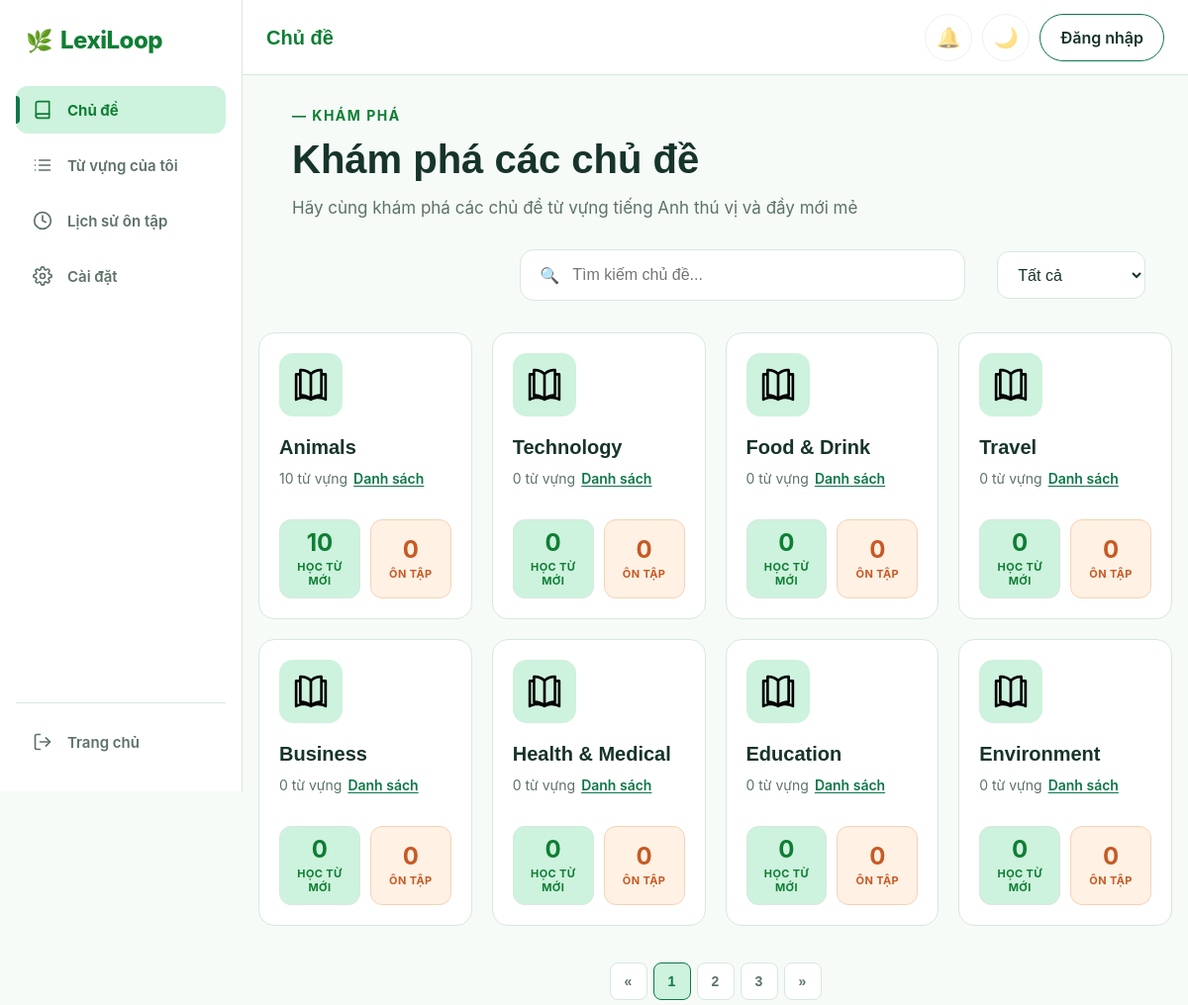
The app's page /pages/main/B_DanhSachChuDe.php with its own data.
### tables this page shows
CREATE TABLE `Topics` (
    `topicID` int NOT NULL,
    `topicName` varchar(100) NOT NULL,
    `topicDescription` text,
    `category` varchar(20) NOT NULL DEFAULT 'common',
    `created_by` int DEFAULT NULL,
    `topicCreated_at` datetime DEFAULT CURRENT_TIMESTAMP
);

### pages/main/B_DanhSachChuDe.php (the view, shortened to what this page needs)
<?php
require_once($_SERVER['DOCUMENT_ROOT'] . "/Connect.php");
$isLoggedIn = isset($_SESSION['user_id']);
$sql = "SELECT
        t.topicID,
        t.topicName,
        t.topicDescription,
        t.category,
        COUNT(v.id) AS word_count
    FROM Topics t
    LEFT JOIN vocabulary v
        ON t.topicID = v.topic_id
    GROUP BY
        t.topicID,
        t.topicName,
        t.topicDescription,
        t.category
    ORDER BY t.topicID ASC
";
$result = mysqli_query($link, $sql);
?>
<!DOCTYPE html>
<html lang="vi">
<head>
    <link rel="stylesheet" type="text/css" href="../../CSS/Style.css">
    <link rel="stylesheet" type="text/css" href="../../CSS/B_DanhSachChuDe.css">
    <link rel="stylesheet" href="../../CSS/topheader.css">
    <link rel="stylesheet" type="text/css" href="../../CSS/responsive.css">
    <link rel="stylesheet" href="../../CSS/auth-required.css">
</head>
<body>
    <?php
    if ($isLoggedIn) {
        include '../../includes/sidebar_user.php';
    } else {
        include '../../includes/sidebar_guest.php';
    }
    ?>
    <main class="page-content">
        <?php
        $headerTitle = 'Chủ đề';
        include '../../includes/topheader.php';
        ?>
        <section class="topics-header">
            <div class="topics-header-content">
                <span class="topics-eyebrow">
                    — KHÁM PHÁ
                </span>
                <h1>Khám phá các chủ đề </h1>
                <p>
                    Hãy cùng khám phá các chủ đề từ vựng tiếng Anh thú vị và đầy mới mẻ
                </p>
            </div>
            <div class="topics-toolbar">
                <div class="topics-search">
                    <span class="search-icon" aria-hidden="true">🔍</span>
                    <input type="search" id="topic-search" name="topic-search" class="search-input"
                        placeholder="Tìm kiếm chủ đề...">
                </div>
                <div class="topic-filter">
                    <select id="topic-filter" name="topic-filter">
                        <option value="all">Tất cả</option>
                    </select>
                </div>
            </div>
        </section>
        <section class="topic-section">
            <div class="topic-list">
                <?php while ($topic = mysqli_fetch_assoc($result)): ?>
                    <article
                        class="topic-card"
                        data-category="<?= htmlspecialchars($topic['category']) ?>">
                        <div class="topic-icon">
                            <img
                                src="../../assets/icons/book-open-svgrepo-com.svg"
                                alt="book">
                        </div>
                        <div class="topic-content">
                            <h3 class="topic-title">
                                <?= htmlspecialchars($topic['topicName']) ?>
                            </h3>
                            <div class="topic-meta">
                                <span class="topic-count">
                                    <?= $topic['word_count'] ?> từ vựng
                                </span>
                                <a
                                    class="topic-list-link"
                                    href="./B_DanhSachTuVung.php?topicID=<?= $topic['topicID'] ?>">
                                    Danh sách
                                </a>
                            </div>
                            <div class="topic-actions">
                                <a
                                    class="topic-action topic-action-learn"
                                    href="<?= $isLoggedIn
                                                ? '../user/C_HocFlashcard.php?topic_id=' . (int) $topic['topicID']
                                                : '../auth/A_DangNhap.php' ?>"
                                    <?php if (!$isLoggedIn): ?>
                                    data-requires-auth
                                    data-feature-title=""
                                    data-feature-benefits="Lưu tiến độ học tập|Tạo lịch ôn SRS cá nhân|Theo dõi kết quả từng chủ đề"
                                    <?php endif; ?>>
                                    <span class="topic-action-number">
                                        <?= $topic['word_count'] ?>
                                    </span>
                                    <span class="topic-action-label">
                                        HỌC TỪ MỚI
                                    </span>
                                </a>
                                <a
                                    class="topic-action topic-action-review"
                                    href="<?= $isLoggedIn
                                                ? '../user/C_HocFlashcard.php?mode=review'
                                                : '../auth/A_DangNhap.php' ?>"
                                    <?php if (!$isLoggedIn): ?>
                                    data-requires-auth
                                    data-feature-title=""
                                    data-feature-benefits="Ôn từ đến hạn theo lịch SRS|Lưu kết quả ôn tập|Cải thiện trí nhớ lâu dài"
                                    <?php endif; ?>>
                                    <span class="topic-action-number">
                                        0
                                    </span>
                                    <span class="topic-action-label">
                                        ÔN TẬP
                                    </span>
                                </a>
                            </div>
                        </div>
                    </article>
                <?php endwhile; ?>
            </div>
            <nav class="pagination" aria-label="Phân trang danh sách chủ đề">
            </nav>
        </section>
    </main>
</body>
</html>

### includes/sidebar_guest.php (shortened to what this page needs)
<?php
$currentPage = basename($_SERVER['PHP_SELF']);
function isSidebarActive(string $pageName, string $currentPage): string
{
    return $pageName === $currentPage ? 'active' : '';
}
?>
<aside class="sidebar">
    <a href="../main/B_homepage.html" class="sidebar-logo">
        <span class="logo-badge" aria-hidden="true">🌿</span>
        <span>LexiLoop</span>
    </a>
    <nav class="sidebar-nav" aria-label="Điều hướng người dùng">
        <a
            href="../main/B_DanhSachChuDe.php"
            class="sidebar-link <?= isSidebarActive('B_DanhSachChuDe.php', $currentPage) ?>">
            <span class="sidebar-icon" aria-hidden="true">
                <svg width="20" height="20" viewBox="0 0 24 24" fill="none"
                    stroke="currentColor" stroke-width="2"
                    stroke-linecap="round" stroke-linejoin="round">
                    <path d="M4 19.5A2.5 2.5 0 0 1 6.5 17H20"></path>
                    <path d="M6.5 2H20v20H6.5A2.5 2.5 0 0 1 4 19.5v-15A2.5 2.5 0 0 1 6.5 2z"></path>
                </svg>
            </span>
            <span>Chủ đề</span>
        </a>
        <a
            href="../user/C_Tuvungcuatoi.php"
            class="sidebar-link <?= isSidebarActive('C_Tuvungcuatoi.php', $currentPage) ?>">
            <span class="sidebar-icon" aria-hidden="true">
            </span>
            <span>Từ vựng của tôi</span>
        </a>
        <a
            href="../user/C_Lichsuontap.php"
            class="sidebar-link <?= isSidebarActive('C_Lichsuontap.php', $currentPage) ?>">
            <span class="sidebar-icon" aria-hidden="true">
                <svg width="20" height="20" viewBox="0 0 24 24" fill="none"
                    stroke="currentColor" stroke-width="2"
                    stroke-linecap="round" stroke-linejoin="round">
                    <circle cx="12" cy="12" r="10"></circle>
                    <polyline points="12 6 12 12 16 14"></polyline>
                </svg>
            </span>
            <span>Lịch sử ôn tập</span>
        </a>
        <a
            href="../auth/A_caidattaikhoan.php"
            class="sidebar-link <?= isSidebarActive('A_caidattaikhoan.php', $currentPage) ?>">
            <span class="sidebar-icon" aria-hidden="true">
            </span>
            <span>Cài đặt</span>
        </a>
    </nav>
    <div class="sidebar-bottom">
        <a href="../main/B_homepage.html" class="sidebar-link sidebar-logout">
            <span class="sidebar-icon" aria-hidden="true">
                <svg width="20" height="20" viewBox="0 0 24 24" fill="none"
                    stroke="currentColor" stroke-width="2"
                    stroke-linecap="round" stroke-linejoin="round">
                    <path d="M9 21H5a2 2 0 0 1-2-2V5a2 2 0 0 1 2-2h4"></path>
                    <polyline points="16 17 21 12 16 7"></polyline>
                    <line x1="21" y1="12" x2="9" y2="12"></line>
                </svg>
            </span>
            <span>Trang chủ</span>
        </a>
    </div>
</aside>

### includes/topheader.php (shortened to what this page needs)
<?php
$headerTitle = $headerTitle ?? '';
$isLoggedIn = isset($_SESSION['user_id']);
$headerUserName = $_SESSION['full_name'] ?? 'Người dùng';
$headerInitials = '';
foreach (explode(' ', trim($headerUserName)) as $namePart) {
    if ($namePart !== '') {
        $headerInitials .= strtoupper(substr($namePart, 0, 1));
    }
}
$headerInitials = substr($headerInitials, 0, 2);
?>
<header class="top-header">
    <div class="top-header-start">
        <div class="top-header-context">
            <?php if ($headerTitle !== ''): ?>
                <h1 class="top-header-title">
                    <?= htmlspecialchars($headerTitle) ?>
                </h1>
            <?php endif; ?>
        </div>
    </div>
    <div class="top-header-act">
        <button
            class="top-header-btn"
            type="button"
            aria-label="Thông báo đang phát triển"
            title="Đang phát triển"
            disabled>
            🔔
        </button>
        <button
            class="top-header-btn"
            type="button"
            aria-label="Chế độ sáng tối đang phát triển"
            title="Đang phát triển"
            disabled>
            🌙
        </button>
        <?php if ($isLoggedIn): ?>
            <details class="top-header-account">
                <summary class="top-header-account-summary">
                    <span class="top-header-avatar" aria-hidden="true">
                        <?= htmlspecialchars($headerInitials) ?>
                    </span>
                    <span class="top-header-user-name">
                        <?= htmlspecialchars($headerUserName) ?>
                    </span>
                </summary>
                <nav class="top-header-account-menu" aria-label="Tài khoản">
                    <a href="../user/C_Hosocanhan.php">Hồ sơ</a>
                    <a href="../auth/A_Caidattaikhoan.php">Cài đặt</a>
                    <a
                        href="../auth/A_DangXuat.php"
                        data-action="logout">
                        Đăng xuất
                    </a>
                </nav>
            </details>
        <?php else: ?>
            <a href="../auth/A_DangNhap.php" class="login-btn">
                Đăng nhập
            </a>
        <?php endif; ?>
    </div>
</header>

### CSS/Style.css (style rules this page uses)
*, *::before, *::after { box-sizing: border-box; }
:root { --color-primary: #0e7748; --color-primary-dark: #0f7e34; --color-primary-light: #cdf2dd; --color-accent: #2563eb; --color-accent-dark: #1d4ed8; --color-accent-light: #eff6ff; --color-warning: #b45309; --color-warning-light: #fff7ed; --color-success: #15803d; --color-danger: #c2413b; --color-danger-light: #fef2f2; --color-background: #f6fbf8; --color-surface: #ffffff; --color-white: #ffffff; --color-border: #d7e8df; --color-text: #17342a; --color-text-muted: #5d7268; --sidebar-width: 245px; --sidebar-width-collapsed: 76px; }
h1 { font-family: Arial, sans-serif; font-size: 42px; font-weight: 700; line-height: 1.2; color: var(--color-text); }
h3 { font-family: Arial, sans-serif; font-size: 24px; font-weight: 600; line-height: 1.3; color: var(--color-text); }
p { margin: 0; font-size: 16px; line-height: 1.6; color: var(--color-text-muted); }
a { text-decoration: none; color: var(--color-primary); }
body { margin: 0; padding: 0; background-color: var(--color-background); color: var(--color-text); font-family: -apple-system, BlinkMacSystemFont, "Segoe UI", Roboto, sans-serif; }
button { margin-top: 5px; margin-bottom: 5px; padding: 10px 20px; border: none; border-radius: 6px; background-color: var(--color-primary); color: var(--color-white); font-size: 16px; cursor: pointer; }
.sidebar { position: fixed; top: 0; left: 0; width: var(--sidebar-width); height: 100vh; display: flex; flex-direction: column; padding: 26px 16px; background-color: var(--color-surface); border-right: 1px solid var(--color-border); z-index: 1000; }
.sidebar-logo { display: flex; align-items: center; gap: 8px; margin: 0 0 32px 10px; color: var(--color-primary-dark); text-decoration: none; font-size: 24px; font-weight: 800; letter-spacing: -0.5px; transition: color 0.2s ease; }
.logo-badge { font-size: 22px; }
.sidebar-nav { display: flex; flex: 1; flex-direction: column; gap: 8px; width: 100%; }
.sidebar-link { position: relative; display: flex; align-items: center; gap: 14px; width: 100%; min-height: 48px; padding: 0 16px; border-radius: 12px; color: var(--color-text-muted); text-decoration: none; font-size: 15px; font-weight: 600; transition: background-color 0.2s ease, color 0.2s ease, transform 0.2s ease; }
.sidebar-icon { display: inline-flex; align-items: center; justify-content: center; width: 22px; height: 22px; flex: 0 0 22px; }
.sidebar-link.active { background-color: var(--color-primary-light); color: var(--color-primary-dark); font-weight: 700; }
.sidebar-link.active::before { content: ""; position: absolute; top: 20%; bottom: 20%; left: 0; width: 4px; background-color: var(--color-primary); border-radius: 0 4px 4px 0; }
.sidebar-bottom { width: 100%; margin-top: auto; margin-top: auto; padding-top: 15px; border-top: 1px solid var(--color-border); }
.page-content { min-height: 100vh; margin-left: var(--sidebar-width); }

### CSS/topheader.css (style rules this page uses)
.top-header { position: sticky; top: 0; z-index: 100; display: flex; align-items: center; justify-content: space-between; gap: 24px; min-height: 76px; padding: 0 24px; background-color: var(--color-white); border-bottom: 1px solid var(--color-border); }
.top-header-start { display: flex; align-items: center; gap: 20px; min-width: 0; }
.top-header-context { min-width: 0; }
.top-header-title { margin: 0; color: var(--color-primary-dark); font-size: 20px; font-weight: 700; line-height: 1.3; }
.top-header-act { display: flex; align-items: center; gap: 10px; flex-shrink: 0; }
.top-header-btn { width: 48px; height: 48px; display: flex; align-items: center; justify-content: center; padding: 0; background-color: var(--color-white); border: 1px solid var(--color-border); border-radius: 50%; color: var(--color-text); font-size: 20px; cursor: pointer; transition: background-color 0.2s ease, border-color 0.2s ease, transform 0.2s ease, box-shadow 0.2s ease }
.top-header-btn:disabled { cursor: not-allowed; opacity: 0.55; }
.login-btn { min-width: 120px; height: 48px; display: flex; align-items: center; justify-content: center; padding: 0 20px; background-color: var(--color-white); border: 1px solid var(--color-primary); border-radius: 24px; color: var(--color-text); font-size: 16px; font-weight: 600; text-decoration: none; transition: background-color 0.2s ease, color 0.2s ease, transform 0.2s ease, box-shadow 0.2s ease; }

### records on screen
topics: topicName "Animals", word_count "10"
topics: topicName "Technology", word_count "0"
topics: topicName "Food & Drink", word_count "0"
topics: topicName "Travel", word_count "0"
topics: topicName "Business", word_count "0"
topics: topicName "Health & Medical", word_count "0"
topics: topicName "Education", word_count "0"
topics: topicName "Environment", word_count "0"

### other values on screen
$headerTitle "Chủ đề"
